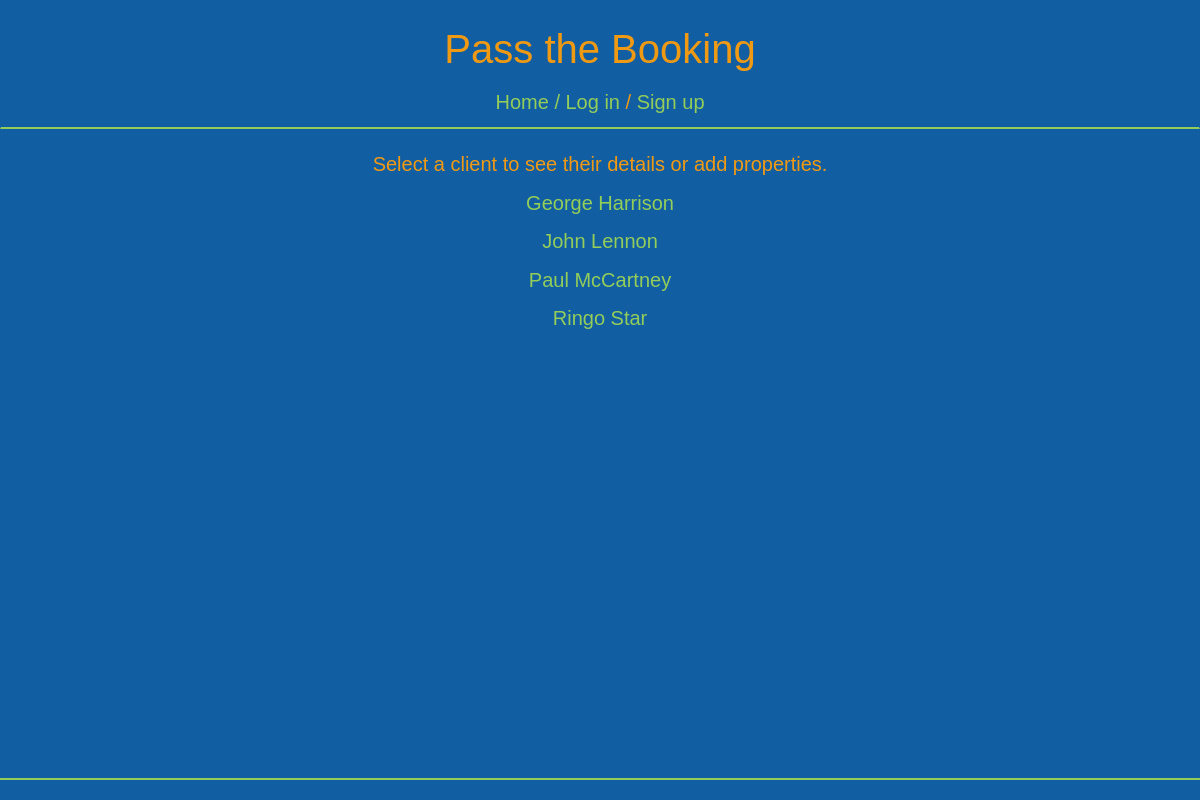
/clients/, run on the app's committed database.
### pass_the_booking/models.py (models this page shows)
class Client(models.Model):
    name = models.CharField(max_length=200)
    email = models.EmailField(max_length=254)
    dob = models.DateField()
    telephone = models.CharField(max_length=200)

### pass_the_booking/views/clients.py (the view)
# urls.py: url(r'^clients/$', views.client_list, name='client_list'),
def client_list(request):
    clients = Client.objects.order_by('name')
    return render(request, 'pass_the_booking/clients/client_list.html', {'clients': clients})

### pass_the_booking/templates/pass_the_booking/clients/client_list.html (shortened to what this page needs)
{% extends 'pass_the_booking/base.html' %}
{% block content %}
<div class='main'>
  <p>Select a client to see their details or add properties.</p>
  {% for client in clients %}
    <div>
      <p><a href="{% url 'client_detail' pk=client.pk %}">{{ client.name }}</a></p>
    </div>
  {% endfor %}
</div>
<div class=bottom-navbar>
</div>
{% endblock %}

### pass_the_booking/static/css/pass_the_booking.css (style rules this page uses)
body { background-color: #125ea2; color: #f09a14; text-align: center; font-family: helvetica; font-size: 20; }
a { color: #93cd5a; }
.bottom-navbar { background-color: #125ea2; position: fixed; bottom: 0; width: 100%; border-radius: 0px; border-top: 2px solid #93cd5a; padding-bottom: 10px; padding-top: 10px; }
.main { margin-top: 150px; margin-bottom: 150px; }

### data on the page
Client: name "George Harrison"
Client: name "John Lennon"
Client: name "Paul McCartney"
Client: name "Ringo Star"
